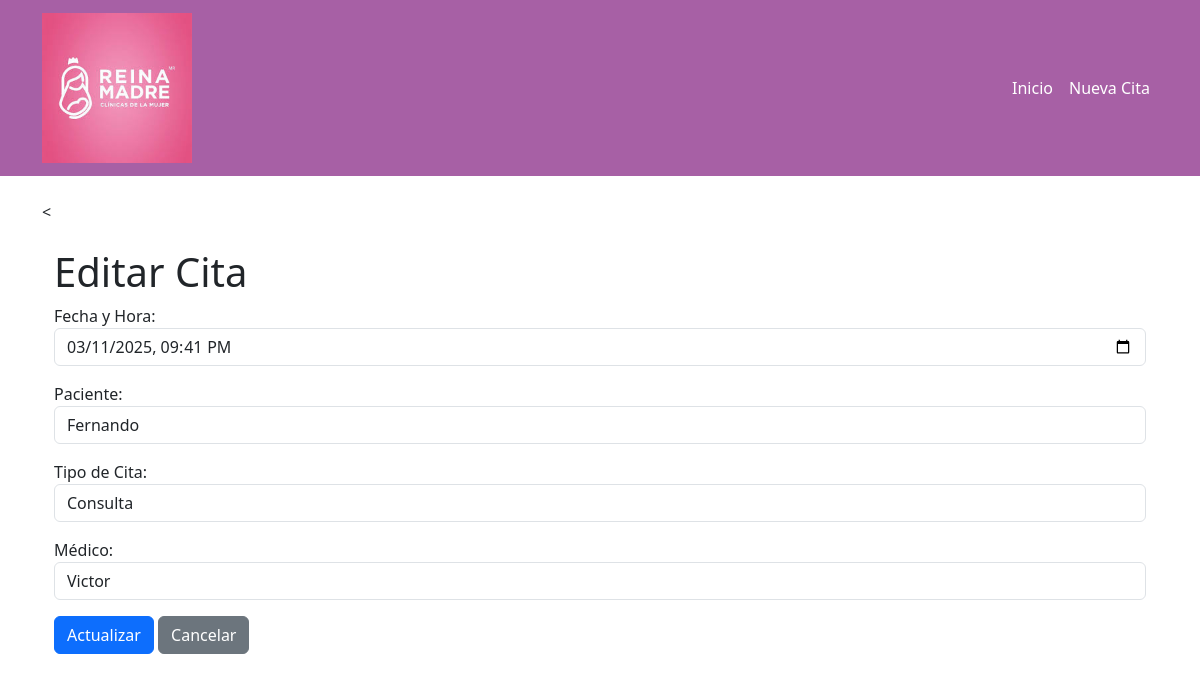
Screenshot of /editar/8/ with the database file from the repository.
### citas/models.py (models this page shows, shortened)
class Cita(models.Model):
    TIPOS_CITA = [
        ('Consulta', 'Consulta'),
        ('Servicio', 'Servicio'),
        ('Tratamiento', 'Tratamiento'),
        ('Otra', 'Otra'),
    ]
    fecha_hora = models.DateTimeField()
    paciente = models.CharField(max_length=100, editable=False)  # No editable
    tipo_cita = models.CharField(max_length=50, choices=TIPOS_CITA)  # Menú desplegable
    tipo_cita_personalizado = models.CharField(max_length=100, blank=True, null=True)  # Campo extra para "Otra"
    medico = models.CharField(max_length=100)
    numero_cita = models.AutoField(primary_key=True)  # No editable
    eliminada = models.BooleanField(default=False)  # Para "eliminar" sin borrar

### citas/views.py (the view, shortened to what this page needs)
# urls.py: path("editar/<int:id>/", views.editar_cita, name="editar_cita"),
def editar_cita(request, id):
    cita = get_object_or_404(Cita, numero_cita=id)
    return render(request, "citas/editar.html", {"cita": cita})

### citas/templates/citas/editar.html (shortened to what this page needs)
{% extends "citas/base.html" %}
{% block content %}
< <div class="container-fluid mt-4">
        <h1>Editar Cita</h1>
        <form method="POST">
            <div class="mb-3">
                <label>Fecha y Hora:</label>
                <input type="datetime-local" name="fecha_hora" class="form-control" value="{{ cita.fecha_hora|date:'Y-m-d\TH:i' }}" required>
            </div>
            <div class="mb-3">
                <label>Paciente:</label>
                <input type="text" name="paciente" class="form-control" value="{{ cita.paciente }}" readonly>
            </div>
            <div class="mb-3">
                <label>Tipo de Cita:</label>
                <select id="tipo_cita" name="tipo_cita" class="form-control" required onchange="toggleOtroTipo()">
                    <option value="Consulta" {% if cita.tipo_cita == "Consulta" %}selected{% endif %}>Consulta</option>
                </select>
            </div>
            <div class="mb-3">
                <label>Médico:</label>
                <input type="text" name="medico" class="form-control" value="{{ cita.medico }}" required>
            </div>
            <button type="submit" class="btn btn-primary">Actualizar</button>
            <a href="{% url 'listar_citas' %}" class="btn btn-secondary">Cancelar</a>
        </form>
    </div>
{% endblock %}

### rows the page displays
Cita: fecha_hora "03/11/2025 21:41", paciente "Fernando", tipo_cita "Consulta", medico "Victor"
